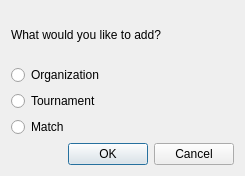
<?xml version="1.0" encoding="UTF-8"?>
<ui version="4.0">
 <class>AddDialogClass</class>
 <widget class="QDialog" name="AddDialogClass">
  <property name="geometry">
   <rect>
    <x>0</x>
    <y>0</y>
    <width>245</width>
    <height>176</height>
   </rect>
  </property>
  <property name="windowTitle">
   <string>AddDialog</string>
  </property>
  <layout class="QGridLayout" name="gridLayout">
   <item row="0" column="0">
    <widget class="QLabel" name="label">
     <property name="text">
      <string>What would you like to add?</string>
     </property>
    </widget>
   </item>
   <item row="1" column="0">
    <layout class="QVBoxLayout" name="verticalLayout">
     <item>
      <widget class="QRadioButton" name="radioButton_Organization">
       <property name="text">
        <string>Organization</string>
       </property>
      </widget>
     </item>
     <item>
      <widget class="QRadioButton" name="radioButton_Tournament">
       <property name="text">
        <string>Tournament</string>
       </property>
      </widget>
     </item>
     <item>
      <widget class="QRadioButton" name="radioButton_Match">
       <property name="text">
        <string>Match</string>
       </property>
      </widget>
     </item>
    </layout>
   </item>
   <item row="2" column="0">
    <layout class="QHBoxLayout" name="horizontalLayout">
     <item>
      <spacer name="horizontalSpacer">
       <property name="orientation">
        <enum>Qt::Orientation::Horizontal</enum>
       </property>
       <property name="sizeHint" stdset="0">
        <size>
         <width>40</width>
         <height>20</height>
        </size>
       </property>
      </spacer>
     </item>
     <item>
      <widget class="QPushButton" name="OKButton">
       <property name="text">
        <string>OK</string>
       </property>
      </widget>
     </item>
     <item>
      <widget class="QPushButton" name="CancelButton">
       <property name="text">
        <string>Cancel</string>
       </property>
      </widget>
     </item>
    </layout>
   </item>
  </layout>
 </widget>
 <layoutdefault spacing="6" margin="11"/>
 <resources/>
 <connections/>
</ui>
